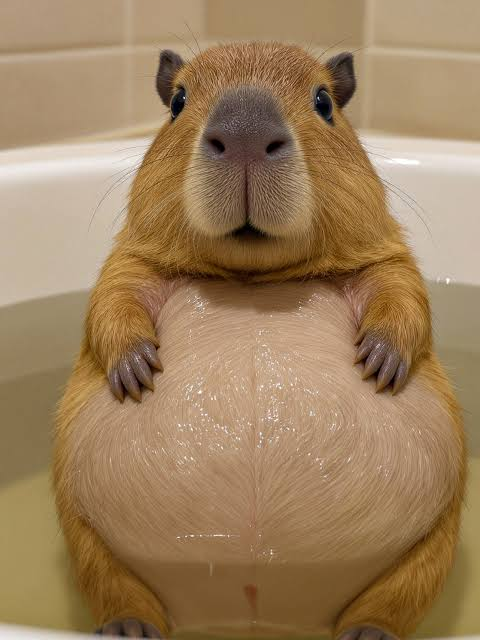
#> input picture challenges/14-ecos-ocultos-bit-por-bit/mural.png, 480 x 640 px
$ python solve.py
#> lines starting #> are read from the running program, lines starting #| are printed output that depends on the picture
#!/usr/bin/env python3
# solve.py — Challenge 14: Ecos Ocultos: Bit por Bit
# Status: UNSOLVED (key recovery open). This script extracts LSB data and
# reproduces every VERIFIED structural finding plus the key-recovery attempts.
#
# Usage: python3 solve.py   (run inside challenges/14-ecos-ocultos-bit-por-bit/)

from PIL import Image
import numpy as np
import json
import hashlib
from collections import Counter

IMAGE = 'mural.png'
CRIB = b'EVIL{'


def extract_lsb_bytes_msb(channel_row):
    lsb = (channel_row & 1)
    out = bytearray()
    for i in range(0, len(lsb), 8):
        byte = 0
        for j in range(8):
            if i + j < len(lsb):
                byte = (byte << 1) | int(lsb[i + j])
        out.append(byte)
    return bytes(out)


def extract_all_rows(image_path, bitplane=0):
#> called with image_path = 'mural.png', bitplane = 0
    img = Image.open(image_path)
#> img is the input picture: PIL image 480x640 RGB; mean R, G, B 156.9, 128, 93.1
    arr = np.array(img)
    R = [extract_lsb_bytes_msb(((arr[r, :, 0] >> bitplane) & 1)) for r in range(640)]
#> in extract_lsb_bytes_msb, `lsb = (channel_row & 1)`: lsb = 480 values, max 1 at index 8, min 0 at index 0, mean 0.431
#> the loop in extract_lsb_bytes_msb, `for i in range(0, len(lsb), 8):` made 60 passes
#> i on passes 2 to 13: 8, 16, 24, 32, 40, 48, 56, 64, 72, 80, 88, 96
#> the loop in extract_lsb_bytes_msb (call 2), `for i in range(0, len(lsb), 8):` made 60 passes
#| extracted 640 rows/channel, 60 bytes each
    G = [extract_lsb_bytes_msb(((arr[r, :, 1] >> bitplane) & 1)) for r in range(640)]
    B = [extract_lsb_bytes_msb(((arr[r, :, 2] >> bitplane) & 1)) for r in range(640)]
    return R, G, B


def ham(a, b):
    return sum(bin(x ^ y).count('1') for x, y in zip(a, b))


def structural_report(R, G, B):
    print('=== 1. Row groups (8-row clusters, R channel) ===')
    for g in range(6):
        base = 8 * g
        mx = max(ham(R[base], R[base + k]) for k in range(8))
        print(f'  group {g} (rows {base}-{base + 7}): max intra-ham {mx} bits of 480')
#> this loop made 6 passes
#|   group 0 (rows 0-7): max intra-ham 33 bits of 480
#|   group 1 (rows 8-15): max intra-ham 55 bits of 480
#|   group 2 (rows 16-23): max intra-ham 65 bits of 480
#|   group 3 (rows 24-31): max intra-ham 58 bits of 480
#|   group 4 (rows 32-39): max intra-ham 204 bits of 480
#|   group 5 (rows 40-47): max intra-ham 288 bits of 480
    print('  -> groups 0-3 tight (<70 bits); groups 4+ random (~150-290 bits)')

    print('=== 2. Exact duplicate rows ===')
    for name, rows in [('R', R), ('G', G), ('B', B)]:
        seen = {}
        dups = []
        for i, r in enumerate(rows):
            if r in seen:
                dups.append((seen[r], i))
            else:
                seen[r] = i
        print(f'  {name}: {dups}')
#> this loop made 3 passes
#> name on passes 1 to 3: 'R', 'G', 'B'
#|   R: [(9, 14)]
#|   G: [(9, 14)]
#|   B: [(9, 14)]

    print('=== 3. R^G constant (rows 0-14 share C, row 15+ unique) ===')
    C0 = bytes(a ^ b for a, b in zip(R[0], G[0]))
    n_same = sum(1 for r in range(640)
                 if bytes(a ^ b for a, b in zip(R[r], G[r])) == C0)
    print(f'  rows sharing R^G == C0: {n_same} (expect 15: rows 0-14)')
#|   rows sharing R^G == C0: 15 (expect 15: rows 0-14)
    print(f'  C0 = {C0.hex()[:64]}...')
#> (printed output is left out)

    print('=== 4. Within-group diffs are channel-independent (group 0) ===')
    ok = all(bytes(a ^ b for a, b in zip(R[0], R[k])) ==
             bytes(a ^ b for a, b in zip(G[0], G[k])) for k in range(8))
    print(f'  R0^Rk == G0^Gk for k=0..7: {ok}')
#|   R0^Rk == G0^Gk for k=0..7: True

    print('=== 5. Lag-60 autocorrelation (60B = one row) ===')
    Rb = np.array([list(r) for r in R], dtype=np.uint8).ravel()
    for L in [1, 60, 120]:
        eq = (Rb[:-L] == Rb[L:]).mean()
        print(f'  lag {L}: byte equality {eq:.4f} (random ~0.004)')
#> this loop made 3 passes
#|   lag 1: byte equality 0.1072 (random ~0.004)
#|   lag 60: byte equality 0.2456 (random ~0.004)
#|   lag 120: byte equality 0.2092 (random ~0.004)


def tv_of(P):
    bits = np.unpackbits(P, axis=1).astype(int)
    return int(np.abs(np.diff(bits, axis=0)).sum() + np.abs(np.diff(bits, axis=1)).sum())


def key_recovery_report(R, G, B):
    print('=== 6. Known-plaintext (row 0 starts with EVIL{) ===')
    K5 = bytes(a ^ b for a, b in zip(R[0][:5], CRIB))
    print(f'  K_R[0:5] = {K5.hex()} (byte 1 = 0xa9 non-printable -> binary keystream)')
#|   K_R[0:5] = 45a945407b (byte 1 = 0xa9 non-printable -> binary keystream)
    print('  NOTE: only 5 bytes are actually known. Zero-ct positions give')
    print('  key=plaintext with BOTH unknown (0 information). The old')
    print('  "32/60 known bytes" claim was wrong.')

    print('=== 7. Digest-key scan (row 0 crib, XOR/ADD/SUB) ===')
    phrases = ['capybara', 'carpincho', 'evilsec', 'mural', 'llave muy nuestra',
               'muy nuestra', 'nuestra', 'espuma', 'ecos', 'EVILSEC', 'evil',
               'mate', 'llave', 'ctf', 'l0v3_c4pyb4r4', 'santuario', 'mural.png',
               '14', 'forense', 'bit por bit', 'bit a bit', 'bano de espuma',
               'carpincho feliz', 'nuestra llave', 'messi', 'scaloneta', 'tango']
    targets = {'xor': K5.hex()}
    db = {}
    for p in phrases:
        for an, H in [('md5', hashlib.md5), ('sha1', hashlib.sha1),
                      ('sha256', hashlib.sha256)]:
            db.setdefault(H(p.encode()).digest()[:5].hex(), []).append((p, an))
    hits = [v for k, v in db.items() if k in targets.values()]
    print(f'  hits: {hits}')
#|   hits: []

    print('=== 8. TV ranking (single-byte keys; K=0 wins) ===')
    Rn = np.array([list(r) for r in R], dtype=np.uint8)
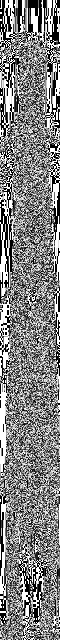
#> Rn: shape (640, 60); min 0, max 255, mean 129.8
    base = tv_of(Rn)
#> in tv_of, `bits = np.unpackbits(P, axis=1).astype(int)`:
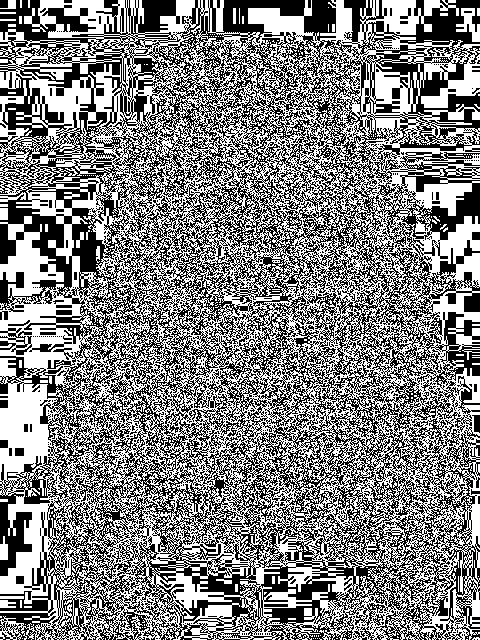
#> bits: shape (640, 480) int64; values 0 (black) and 1 (white), 50.9% white; black in thin lines or dots
    ptim = min((tv_of(np.bitwise_xor(Rn, np.uint8(k))), k) for k in range(256))
#> in tv_of (call 3), `bits = np.unpackbits(P, axis=1).astype(int)`: bits: shape (640, 480) int64; values 0 (black) and 1 (white), 50.6% white; black in thin lines or dots
#> in tv_of (call 5), `bits = np.unpackbits(P, axis=1).astype(int)`: bits: shape (640, 480) int64; values 0 (black) and 1 (white), 50.3% white; black in thin lines or dots
#> in tv_of (call 6), `bits = np.unpackbits(P, axis=1).astype(int)`: bits: shape (640, 480) int64; values 0 (black) and 1 (white), 50.7% white; black in thin lines or dots
#> in tv_of (call 8), `bits = np.unpackbits(P, axis=1).astype(int)`: bits: shape (640, 480) int64; values 0 (black) and 1 (white), 50.4% white; black in thin lines or dots
#> in tv_of (call 9), `bits = np.unpackbits(P, axis=1).astype(int)`: bits: shape (640, 480) int64; values 0 (black) and 1 (white), 50.1% white; black in thin lines or dots
#> in tv_of (call 16), `bits = np.unpackbits(P, axis=1).astype(int)`: bits: shape (640, 480) int64; values 0 (black) and 1 (white), 50.2% white; black in thin lines or dots
#> in tv_of (call 17), `bits = np.unpackbits(P, axis=1).astype(int)`: bits: shape (640, 480) int64; values 0 (black) and 1 (white), 49.9% white in thin lines or dots
#> in tv_of (call 18), `bits = np.unpackbits(P, axis=1).astype(int)`: bits: shape (640, 480) int64; values 0 (black) and 1 (white), 50.8% white; black in thin lines or dots
#> in tv_of (call 20), `bits = np.unpackbits(P, axis=1).astype(int)`: bits: shape (640, 480) int64; values 0 (black) and 1 (white), 50.5% white; black in thin lines or dots
#> in tv_of (call 22), `bits = np.unpackbits(P, axis=1).astype(int)`:
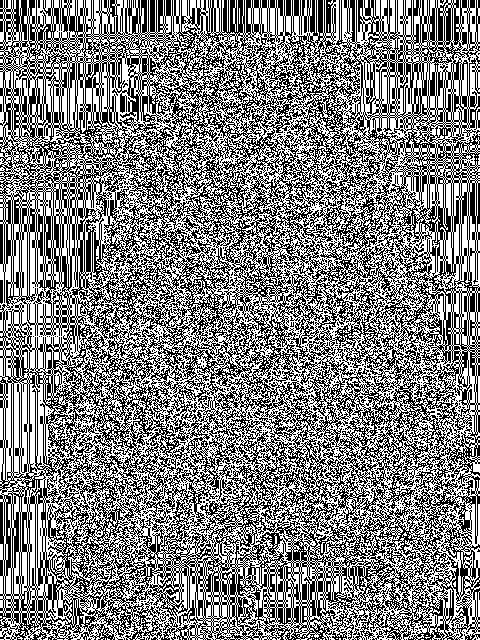
#> bits: shape (640, 480) int64; values 0 (black) and 1 (white), 50.5% white; black in thin lines or dots
#> in tv_of (call 23), `bits = np.unpackbits(P, axis=1).astype(int)`:
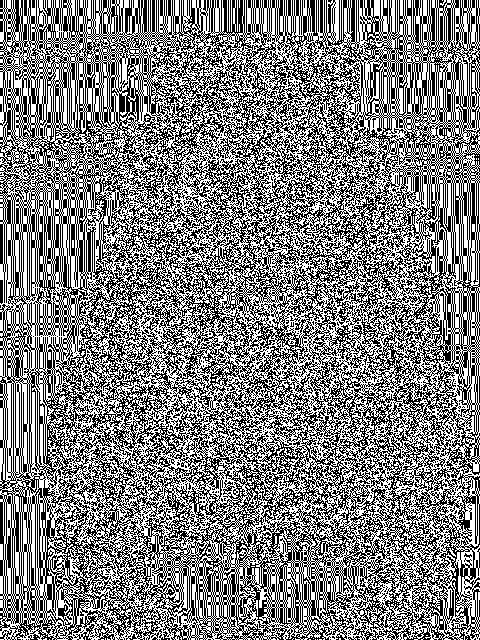
#> bits: shape (640, 480) int64; values 0 (black) and 1 (white), 50.2% white; black in thin lines or dots
#> in tv_of (call 23), `bits = np.unpackbits(P, axis=1).astype(int)`:
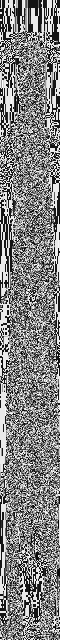
#> P: shape (640, 60); min 0, max 255, mean 129.6
#> in tv_of (call 24), `bits = np.unpackbits(P, axis=1).astype(int)`:
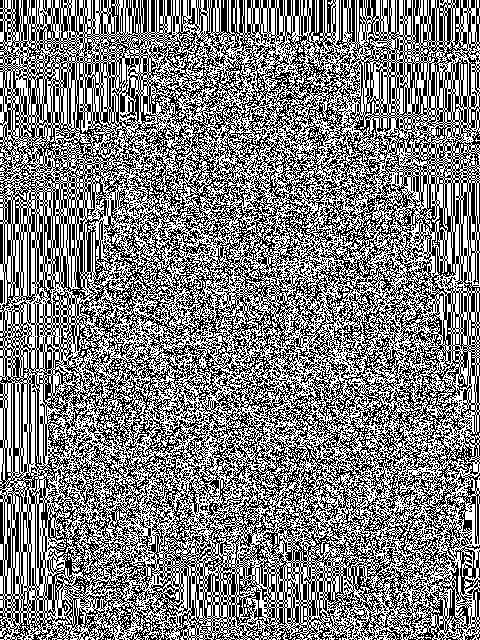
#> bits: shape (640, 480) int64; values 0 (black) and 1 (white), 50.3% white; black in thin lines or dots
#> in tv_of (call 25), `bits = np.unpackbits(P, axis=1).astype(int)`:
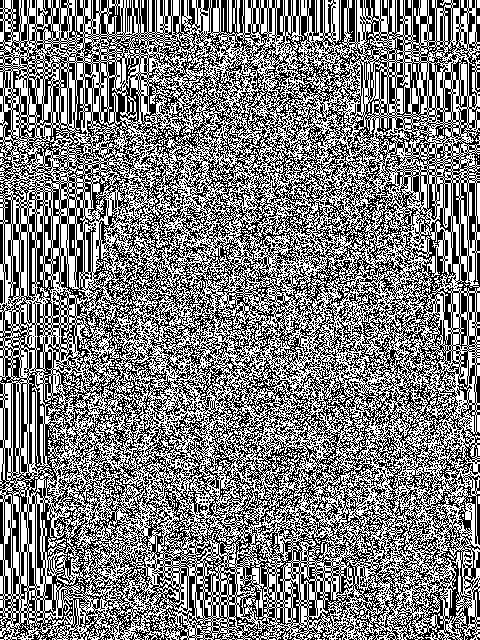
#> bits: shape (640, 480) int64; values 0 (black) and 1 (white), 50% white in thin lines or dots
    print(f'  baseline TV={base}, best single-byte TV={ptim[0]} (k={ptim[1]})')
#|   baseline TV=240239, best single-byte TV=240239 (k=0)

    print('=== 9. Ruled-out classes (all tested, all negative) ===')
    print('  raw/digest (md5/sha1/sha256/sha512/blake2b/sha3) of ~30k phrases+affixes')
    print('  + encodings (utf-8/latin-1/utf-16/base64/reversed/case) at every row/offset')
    print('  XOR/ADD/SUB ciphers; MSB/LSB packing; bit-shifts 0-16; column-major,')
    print('  flips, snake, transpose packings; weighted (luminance) channel combos;')
    print('  3-bit-per-pixel plane combos; XOF (shake128/256), RC4, MT19937, LCG')
    print('  (glibc/NR/MSVC/Java/m256) forward streams + algebraic LCG inversion;')
    print('  banner-as-key vs body; self-keys (pixels/file/headers); B-as-key w/ lags;')
    print('  transposition unshuffle; single-byte all rows; 2-byte full TV scan;')
    print('  per-column frequency (text/spanish/printable models); column-agreement')
    print('  keystream chaining (split-half inconsistent); QR decode (OpenCV, combos);')
    print('  OCR (tesseract, banners + full planes).')


def main():
    print('=== Challenge 14: Ecos Ocultos - Bit por Bit ===\n')
    R, G, B = extract_all_rows(IMAGE, bitplane=0)
    print(f'extracted {len(R)} rows/channel, {len(R[0])} bytes each\n')
    structural_report(R, G, B)
    print()
    key_recovery_report(R, G, B)
    data = {'rows_r': [r.hex() for r in R],
            'rows_g': [g.hex() for g in G],
            'rows_b': [b.hex() for b in B]}
    with open('extracted_data.json', 'w') as f:
        json.dump(data, f, indent=2)
    print('\nSaved extracted_data.json')
    print('\n=== Summary ===')
    print('Status: UNSOLVED — 60-byte fixed keystream per channel confirmed by')
    print('evidence (dup rows 9/14, lag-60 autocorrelation) but not recovered.')
    print('Plaintext is binary/image-like, not ASCII text (freq analysis negative).')
    print('Next: identify the "llave muy nuestra" KDF or a non-XOR cipher.')


if __name__ == '__main__':
    main()
